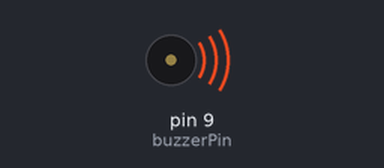
Bench run of a sketch on a simulated Arduino Uno, built with avr-gcc and run on an emulated ATmega328P. Shown: buzzer (waves = sounding). At 5.1 s the program stops and its outputs stay as they are.

Above: at 0.15 s.
At 4.8 s:
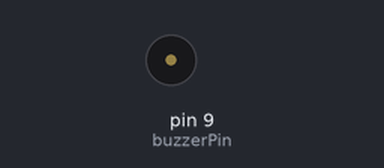
Timing chart, 0 to 6.3 s (numbered marks = the images above):
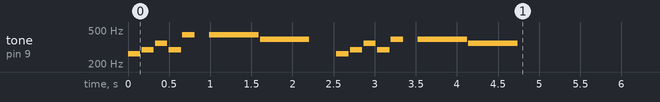

The sketch:

muzik01.ino
```cpp
/////////////////////////////////////////////////////////////////////////
// Arduino Kodlari #07.2 - Muzik1
//
// wizofwor - Nisan 2015
// https://github.com/wizofwor/arduino
//
// SparkFun Inventor's Kit - Example sketch 11'de faydalanarak yapilmistir
// Orjinal yazar: D. Cuartielles
//
// Sparkfun SIK Exprimant Guide for Arduino - V3.2
// Experiment11:Using a Piezo Buzzer
//
// https://learn.sparkfun.com/tutorials/
//
/////////////////////////////////////////////////////////////////////////


const int buzzerPin = 9;                                 //cikis pini
const int uzunluk = 18;                                  //calacagim parcanin kac notadan olustugunu tanimyliyorum.
char nota[] = "cdfda ag cdfdg gf ";                      // calinacak notalari dizi olarak giriyorum.
int vuruslar[] = {1,1,1,1,1,1,4,4,2,1,1,1,1,1,1,4,4,2};  //Her nota icin vurus degerlerini giriyorum
int tempo = 150;                                         //Tempo degeri azaldikca muzik hizlanacak

void setup() {
  pinMode(buzzerPin, OUTPUT);
}

void loop() {
  int i, sure;
  // Tempo ve vurus degerlerini kullanarak notalarin suresini hesaplayalim
  for (i = 0; i < uzunluk; i++) {
    sure = vuruslar[i] * tempo;
    if (nota[i] == ' ')  {                              // eger bu bir es ise
      delay(sure);                                      // bir sey yapmadan bekleyelim
    }
    else {                                              // degilse
      tone(buzzerPin, frekans(nota[i]), sure);          // notayi calalim
      delay(sure);                                      // tone komutunun bitmesini beklemek lazim
    }
    //notalarin arasinde kisa bir bekleme
    delay(tempo/10);
  }
  // Muzigin surekli calmamasi icin programi sonsuz donguye sokmam gerek
  while(true){}
}


/**
 * Bu fonksiyon notayi adini alip
 * frekansini donduruyor
 */
int frekans(char nota)
{
  /**
    * Notalar icin bir lookup tablosu olusturmam lazim.
    * Nota adlarini ve karsilik gelen frekans degerlerini birer
    * dizi olarak giriyorum
    */
  char notalar[] = { 'c', 'd', 'e', 'f', 'g', 'a', 'b', 'C' };
  int frekanslar[] = {262, 294, 330, 349, 392, 440, 494, 523};
  /**
    * Boylece ilk diziden nata adini bulup
    * ikinci diziden frekans degerini cekebilirim.
    */
  for (int i = 0; i < 8; i++) {       // Butun notalari tariyorum
    if (notalar[i] == nota)        // aradigim notayi buldugumda
      return(frekanslar[i]);          // frekans degerini donduruyorum
  }
  //eger hic bir sey bulamamissam, 0 degerini donduruyorum.
  return(0);
}
```

Measured:
- by itself, tone on pin 9 (buzzerPin): plays 262 Hz for 0.15 s, 294 Hz for 0.15 s, 349 Hz for 0.15 s, 294 Hz for 0.15 s, 440 Hz for 0.15 s, 440 Hz for 0.60 s … (14 notes in this stretch)
